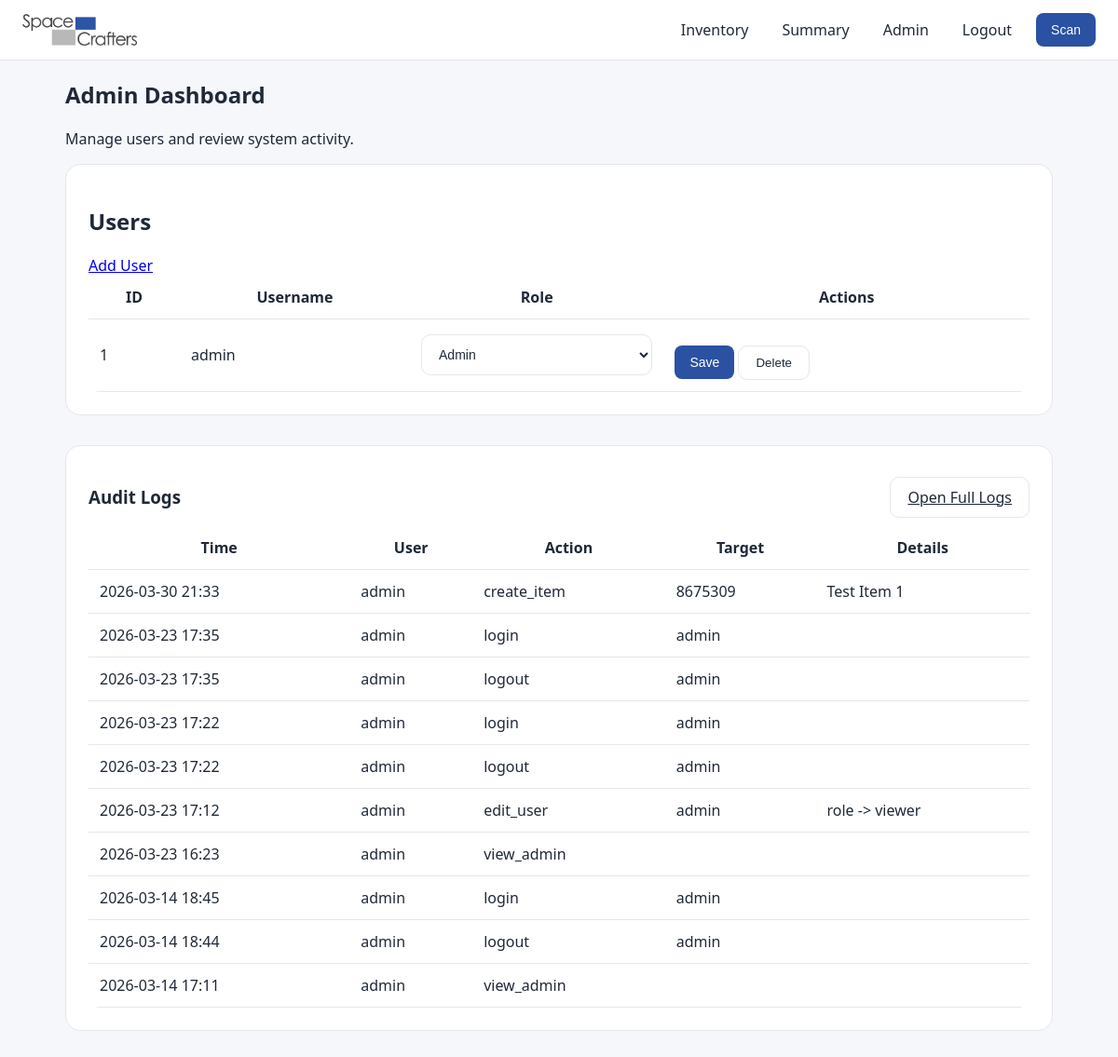
Page /admin (signed in) on the earlier database version.
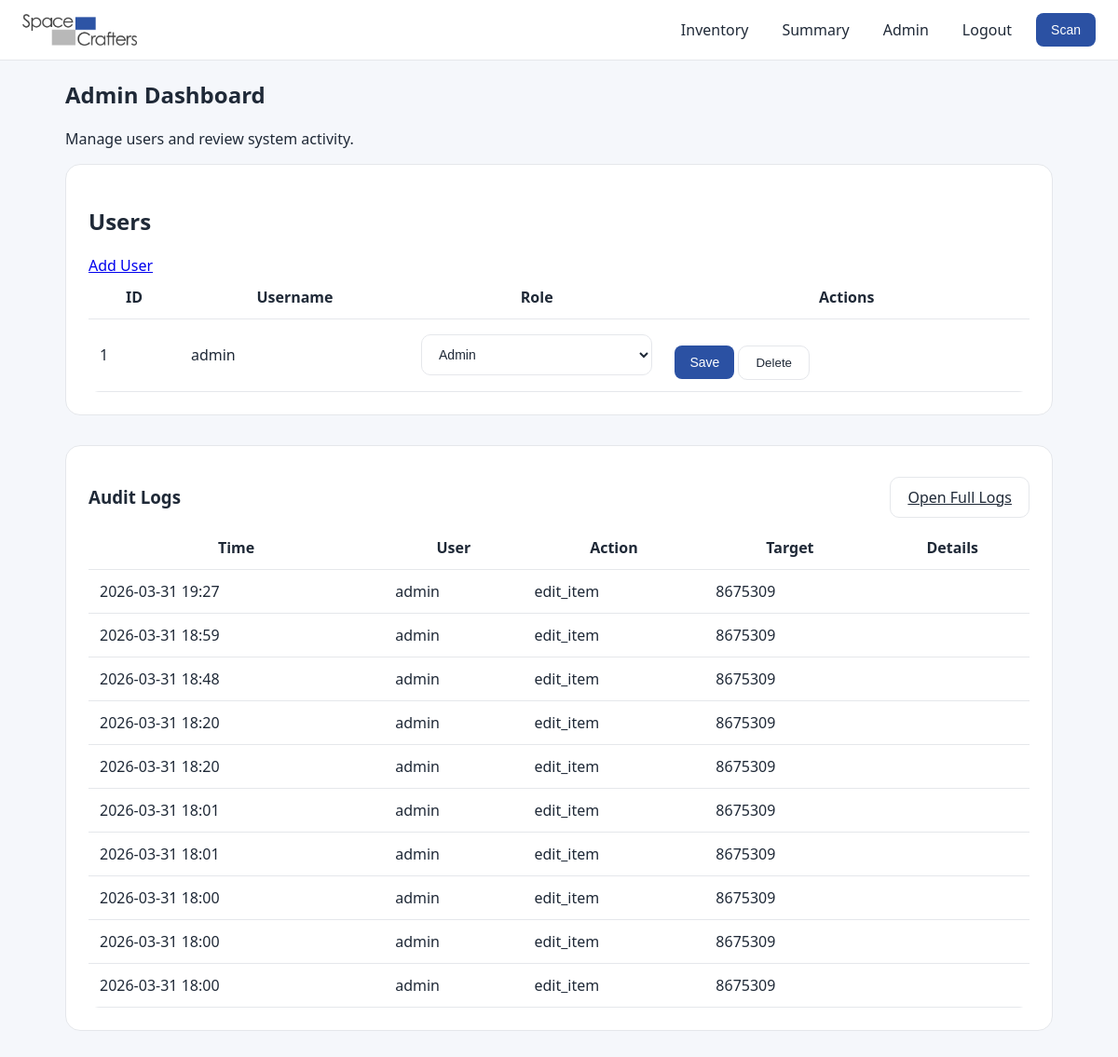
Same page on the later database version.
### models.py (models this page shows)
class User(UserMixin, db.Model):
    __tablename__ = "users"
    id = db.Column(db.Integer, primary_key=True)
    username = db.Column(db.String(100), unique=True, nullable=False)
    password_hash = db.Column(db.String(200), nullable=False)
    role = db.Column(db.String(20), default="viewer")
    audit_logs = db.relationship(
        "AuditLog",
        back_populates="actor",
        cascade="all, delete-orphan",
    )
    @property
    def is_active(self):
        return True
    @property
    def is_admin(self):
        return self.role == "admin"

class AuditLog(db.Model):
    __tablename__ = "audit_logs"
    id = db.Column(db.Integer, primary_key=True)
    actor_id = db.Column(
        db.Integer,
        db.ForeignKey("users.id"),
        nullable=True,
    )
    action = db.Column(db.String(200), nullable=False)
    target = db.Column(db.String(200))
    details = db.Column(db.Text)
    created_at = db.Column(
        db.DateTime,
        default=lambda: datetime.now(timezone.utc),
    )
    actor = db.relationship("User", back_populates="audit_logs")

### app.py (the view)
@app.route("/admin")
@login_required
@admin_required
def admin():
    users = User.query.all()
    logs = AuditLog.query.order_by(AuditLog.id.desc()).limit(10).all()
    return render_template(
        "admin.html",
        users=users,
        logs=logs
    )

### app.py (called while the page is built)
@login_manager.user_loader
def load_user(user_id):
    return db.session.get(User, int(user_id))

def admin_required(view):
    @wraps(view)
    def wrapped(*args, **kwargs):
        if not current_user.is_authenticated or not current_user.is_admin:
            abort(403)
        return view(*args, **kwargs)
    return wrapped

### templates/admin.html (shortened to what this page needs)
{% extends "base.html" %}
{% block content %}
<div class="page">
  <h2>Admin Dashboard</h2>
  <p class="muted-text">Manage users and review system activity.</p>
<div class="card">
    <div class="card-header">
        <h2>Users</h2>
        <a class="btn-primary" href="/admin/add-user">Add User</a>
    </div>
    <table class="table">
    <thead>
        <tr>
            <th>ID</th>
            <th>Username</th>
            <th>Role</th>
            <th>Actions</th>
        </tr>
    </thead>
    <tbody>
        {% for user in users %}
        <tr>
            <td>{{ user.id }}</td>
            <td>{{ user.username }}</td>
            <td>
                <form method="POST" action="{{ url_for('edit_user', user_id=user.id) }}">
                    <select name="role">
                        <option value="admin" {% if user.role == "admin" %}selected{% endif %}>Admin</option>
                    </select>
            </td>
            <td>
                    <button type="submit" class="primary-btn">Save</button>
                <form method="POST"
                      action="{{ url_for('delete_user', user_id=user.id) }}"
                      style="display:inline;"
                      onsubmit="return confirm('Delete this user?')">
                    <button type="submit" class="secondary-btn">
                        Delete
                    </button>
                </form>
            </td>
        </tr>
        {% endfor %}
    </tbody>
</table>
</div>
  <div class="card">
    <div style="display:flex; justify-content:space-between; align-items:center;">
      <h3>Audit Logs</h3>
      <a href="{{ url_for('view_audit_logs') }}" class="secondary-btn">
        Open Full Logs
      </a>
    </div>
    {% if logs %}
    <table class="summary-table">
      <thead>
        <tr>
          <th>Time</th>
          <th>User</th>
          <th>Action</th>
          <th>Target</th>
          <th>Details</th>
        </tr>
      </thead>
      <tbody>
        {% for log in logs[:10] %}
        <tr>
          <td>{{ log.created_at.strftime("%Y-%m-%d %H:%M") if log.created_at else "" }}</td>
          <td>{{ log.actor.username if log.actor else "System" }}</td>
          <td>{{ log.action }}</td>
          <td>{{ log.target or "" }}</td>
          <td>{{ log.details or "" }}</td>
        </tr>
        {% endfor %}
      </tbody>
    </table>
    {% else %}
      <p class="muted-text">No activity yet.</p>
    {% endif %}
  </div>
</div>
{% endblock %}

Differences in the rows shown:
no longer on this page (row unchanged): AuditLog: created_at "2026-03-30 21:33", actor "admin", action "create_item", target "8675309", details "Test Item 1"
no longer on this page (row unchanged): AuditLog: created_at "2026-03-23 17:35", actor "admin", action "login", target "admin"
no longer on this page (row unchanged): AuditLog: created_at "2026-03-23 17:35", actor "admin", action "logout", target "admin"
no longer on this page (row unchanged): AuditLog: created_at "2026-03-23 17:22", actor "admin", action "login", target "admin"
no longer on this page (row unchanged): AuditLog: created_at "2026-03-23 17:22", actor "admin", action "logout", target "admin"
no longer on this page (row unchanged): AuditLog: created_at "2026-03-23 17:12", actor "admin", action "edit_user", target "admin", details "role -> viewer"
no longer on this page (row unchanged): AuditLog: created_at "2026-03-23 16:23", actor "admin", action "view_admin"
no longer on this page (row unchanged): AuditLog: created_at "2026-03-14 18:45", actor "admin", action "login", target "admin"
no longer on this page (row unchanged): AuditLog: created_at "2026-03-14 18:44", actor "admin", action "logout", target "admin"
no longer on this page (row unchanged): AuditLog: created_at "2026-03-14 17:11", actor "admin", action "view_admin"
added AuditLog: created_at "2026-03-31 19:27", actor "admin", action "edit_item", target "8675309"
added AuditLog: created_at "2026-03-31 18:59", actor "admin", action "edit_item", target "8675309"
added AuditLog: created_at "2026-03-31 18:48", actor "admin", action "edit_item", target "8675309"
added AuditLog: created_at "2026-03-31 18:20", actor "admin", action "edit_item", target "8675309"
added AuditLog: created_at "2026-03-31 18:20", actor "admin", action "edit_item", target "8675309"
added AuditLog: created_at "2026-03-31 18:01", actor "admin", action "edit_item", target "8675309"
added AuditLog: created_at "2026-03-31 18:01", actor "admin", action "edit_item", target "8675309"
added AuditLog: created_at "2026-03-31 18:00", actor "admin", action "edit_item", target "8675309"
added AuditLog: created_at "2026-03-31 18:00", actor "admin", action "edit_item", target "8675309"
added AuditLog: created_at "2026-03-31 18:00", actor "admin", action "edit_item", target "8675309"
